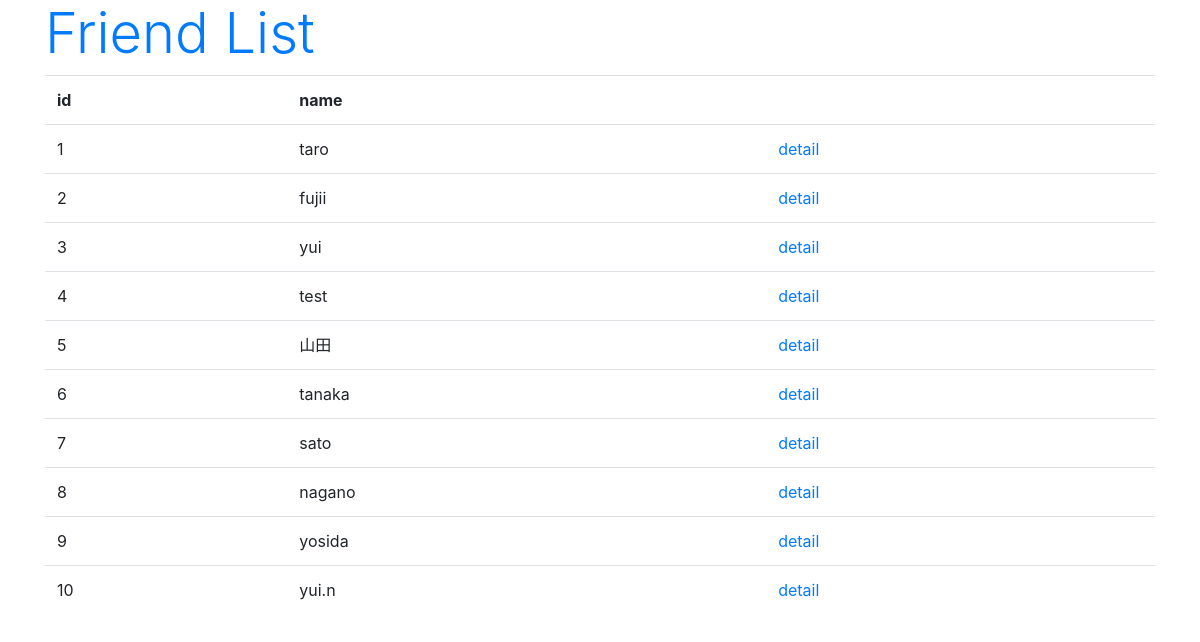
Page /hello/list on the committed database.
### hello/models.py (models this page shows, shortened)
class Friend(models.Model):
    name = models.CharField(max_length=100)
    mail = models.EmailField(max_length=200)
    gender = models.BooleanField()
    age = models.IntegerField(default=0)
    birthday = models.DateField()

### hello/views.py (the view)
# urls.py: path('list', FriendList.as_view()),
class FriendList(ListView):
    model = Friend

### hello/templates/hello/friend_list.html (shortened to what this page needs)
{% load static %}
<!DOCTYPE html>
<html lang="ja">
<head>
    <link rel="stylesheet"
    href="https://stackpath.bootstrapcdn.com/bootstrap/4.3.1/css/bootstrap.min.css"
>
</head>
<body class="container">
    <h1 class="display-4 text-primary">Friend List</h1>
    <table class="table">
        <tr>
            <th>id</th>
            <th>name</th>
            <th></th>
        </tr>
        {% for item in object_list %}
        <tr>
            <td>{{item.id}}</td>
            <td>{{item.name}}</td>
            <td><a href="/hello/detail/{{item.id}}">detail</a></td>
        </tr>
        {% endfor %}
    </table>
</body>
</html>

### rows in the picture
Friend: id "1", name "taro"
Friend: id "2", name "fujii"
Friend: id "3", name "yui"
Friend: id "4", name "test"
Friend: id "5", name "山田"
Friend: id "6", name "tanaka"
Friend: id "7", name "sato"
Friend: id "8", name "nagano"
Friend: id "9", name "yosida"
Friend: id "10", name "yui.n"
